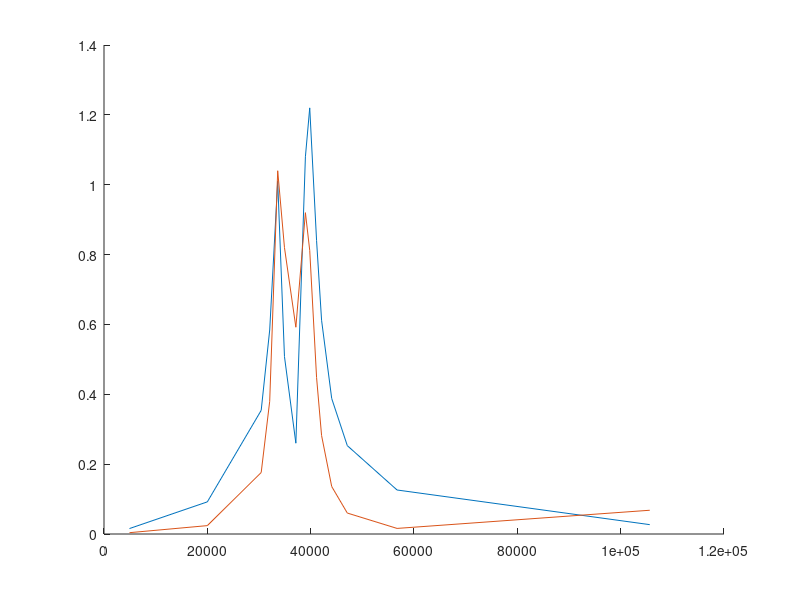
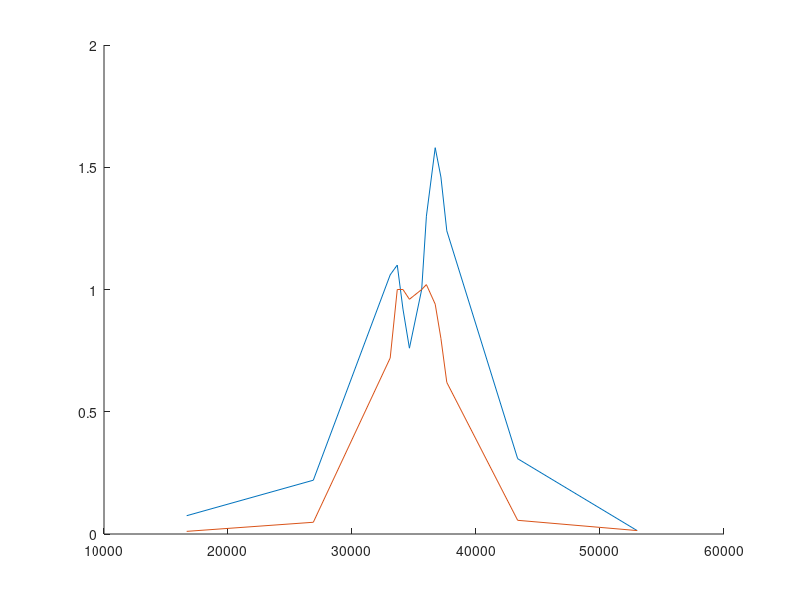
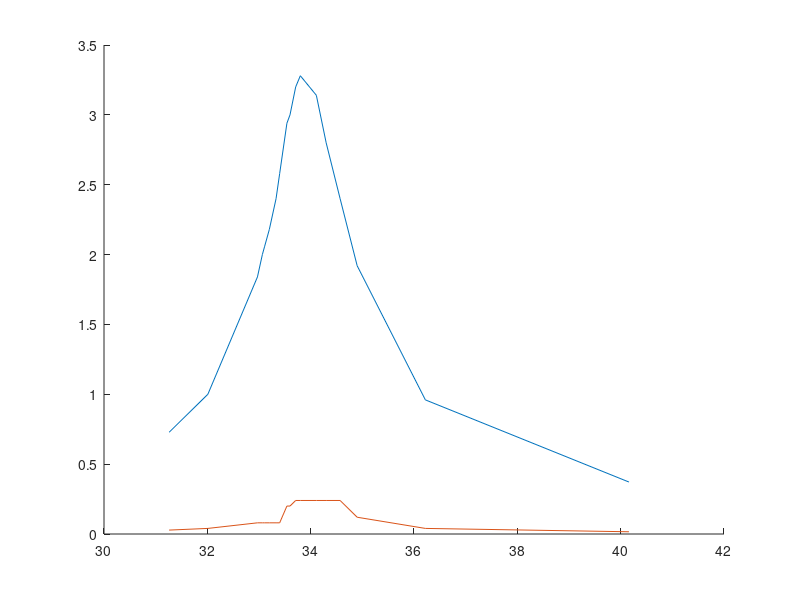

Reproduce these figures in MATLAB, in order.
close all; clear;

%real vlaues
R1=219.65;
R2=218.15;
Ctag=[944.1e-12,2.026e-9 ,94.76e-9];
C1=206.5e-12;
C2=202.2e-12;
L1=121.78e-3;
L2=98.52e-3;

%1nF
f=[39.817,41.142, 42.11,44.07, 47.09, 38.98, 37.134, 34.928, 32.07, 33.62, 30.425, 20.00, 56.72, 105.63, 4.931]*1e3;
V1=[1.22,0.84, 0.612, 0.388, 0.253,1.08, 0.26, 0.508, 0.584, 1.01, 0.354, 0.092, 0.126, 0.0268, 0.0156];
V2=[0.812,0.448, 0.282, 0.136, 0.06, 0.92, 0.592, 0.82, 0.38, 1.04, 0.176, 0.024, 0.016, 0.068, 0.0038];

[f, newIdx] = sort(f);
V1 = V1(newIdx);
V2 = V2(newIdx);

figure; hold on;
plot(f, V1);
plot(f, V2);

%2.2nF
f=[33.65,34.63, 36.71, 37.645, 35.62, 34.11, 33.08, 36.00,37.17 , 43.36, 26.88,16.666, 52.998 ]*1e3;
V1=[1.1, 0.760, 1.58, 1.24, 1, 0.92, 1.06, 1.3, 1.46, 0.308, 0.22, 0.0748, 0.0138];
V2=[1,0.96, 0.94, 0.62, 1, 1, 0.72, 1.02, 0.8, 0.056, 0.048, 0.0108, 0.014];

[f, newIdx] = sort(f);
V1 = V1(newIdx);
V2 = V2(newIdx);

figure; hold on;
plot(f, V1);
plot(f, V2);

%100nF
f=[ 33.33, 33.11, 33.2, 33.4 ,33.54, 33.6, 33.71, 33.8, 34.11, 34.3, 32.97,33.065, 34.57, 34.9, 36.22, 40.16, 32.01, 31.26];
V1=[ 2.4, 2.06,2.18, 2.58, 2.94, 3.00, 3.2, 3.28, 3.14, 2.8, 1.84, 2, 2.4, 1.92, 0.96, 0.372, 1, 0.728];
V2=[ 0.08, 0.08,0.08, 0.08, 0.2, 0.2, 0.24, 0.24, 0.24, 0.24, 0.08, 0.08, 0.24, 0.12, 0.04 , 0.016,0.04, 0.028];

[f, newIdx] = sort(f);
V1 = V1(newIdx);
V2 = V2(newIdx);

figure; hold on;
plot(f, V1);
plot(f, V2);

